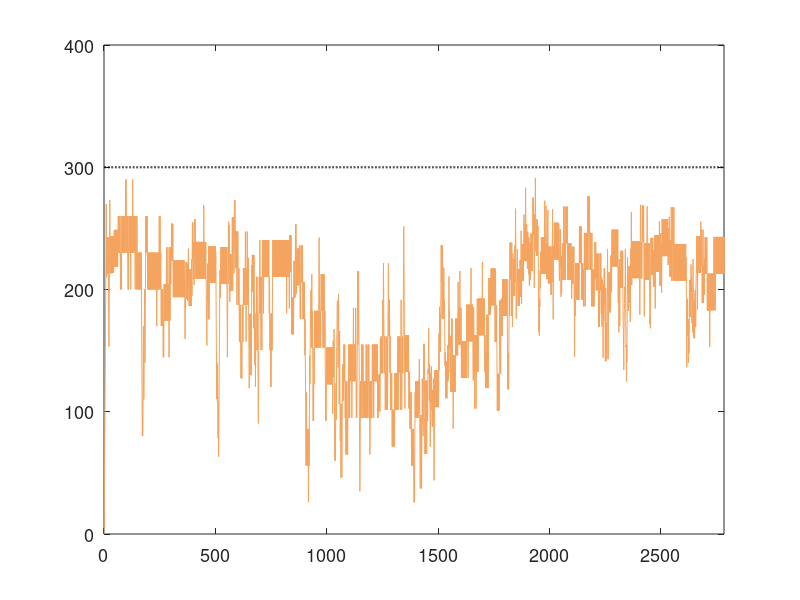

The MATLAB source for this figure: (Note: this script raises an error after producing the figure.)
%% ------------battery state--------------
  
clc,clear
load ./data/main_ad2_sim2_data_Vmax_E300
b1=data_ad(1:dc,:);              %ai
b2=data_ad(dc+1:2*dc,:);     %bi
b3=data_ad(2*dc+1:3*dc,:); %Di
b4=data_ad(3*dc+1:4*dc,:); %ri
% battery
bat_lya=[zeros(dc,1),b3];
for t=1:tmax
    bat_lya(:,t+1)=bat_lya(:,t+1)+bat_lya(:,t);
end

c1 = [120,198,121]/255;
c2 = [194,230,153]/255;
c3 = [252,141,89]/255;
c4 = [254,217,142]/255;
cc1=[255 255 0]/255;
cc2=[64 224 205]/255;
cc3=[34 139 34]/255;
cc4=[244 164 95]/255;
co1 = [202,0,32]/255;
co2 = [244,165,130]/255;
co3 = [5,113,176]/255;
co4 = [146,197,222]/255;
figure(6)
for d=1:1
    %subplot(1,2,1)

    plot(bat_lya(d,:),'color',cc4)
    hold on
    plot(repmat(300,[tmax 1]),'--k','LineWidth',1.5)
    hold on
    axis([0 tmax 0 400])
    set(gca,'FontSize',13,'xtick',[0:500:tmax])
    ax=gca;
    ax.YAxis.Exponent = 2;
    xlabel('Time Slot','FontSize',17)
    ylabel({'Battery Level (kWh)'},'FontSize',17)
%     legend({'DC1'},'FontSize',12,'Orientation','horizontal')
    legend({'DC1','Upper Bound'},'FontSize',17,'Orientation','horizontal')
end
% set(gcf,'position',[50 300 400 240]) 
set(gcf,'position',[50 300 600 360]) 
% set(gcf,'position',[100 300 600 220]) 
% saveas(gcf,'E:\Com\Ctex\new\pt6_E','epsc')
% saveas(gcf,'H:\Com\Ctex\new\pt6_E','epsc')

% -----------------------------------------------------

